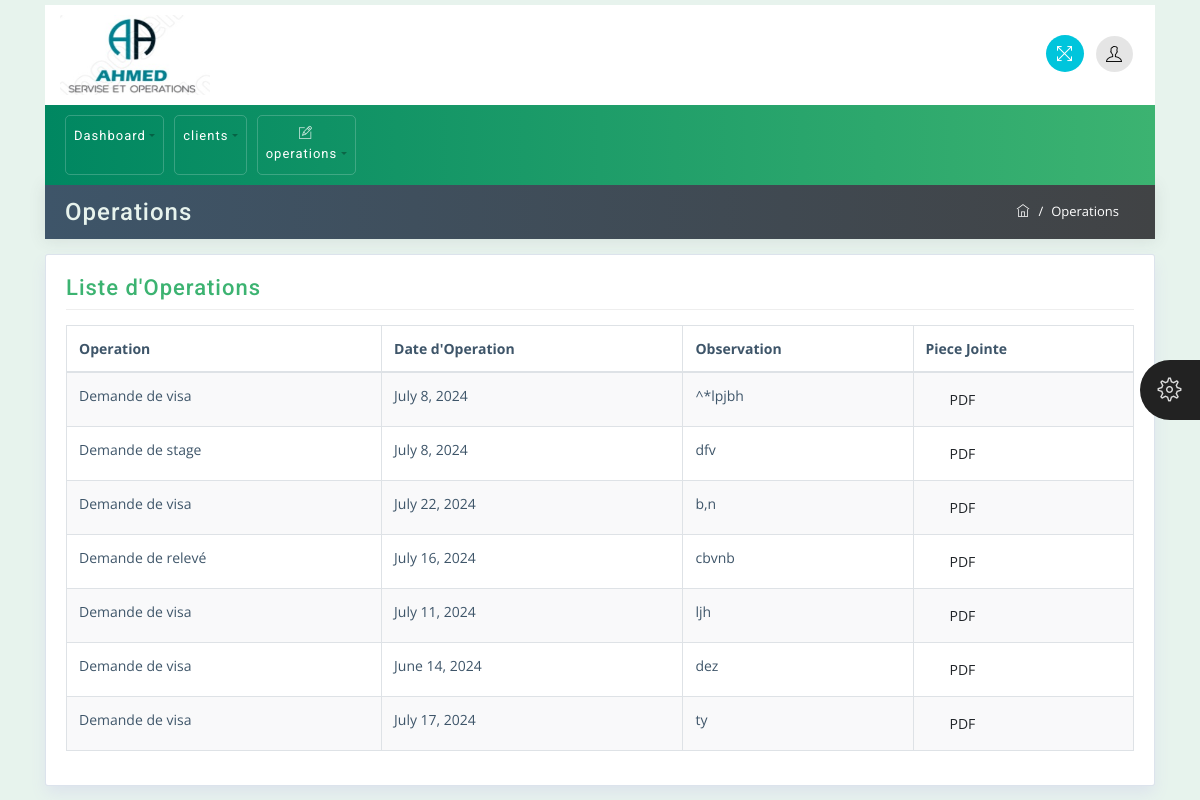
Before: /clients/ef234 with the older database file.
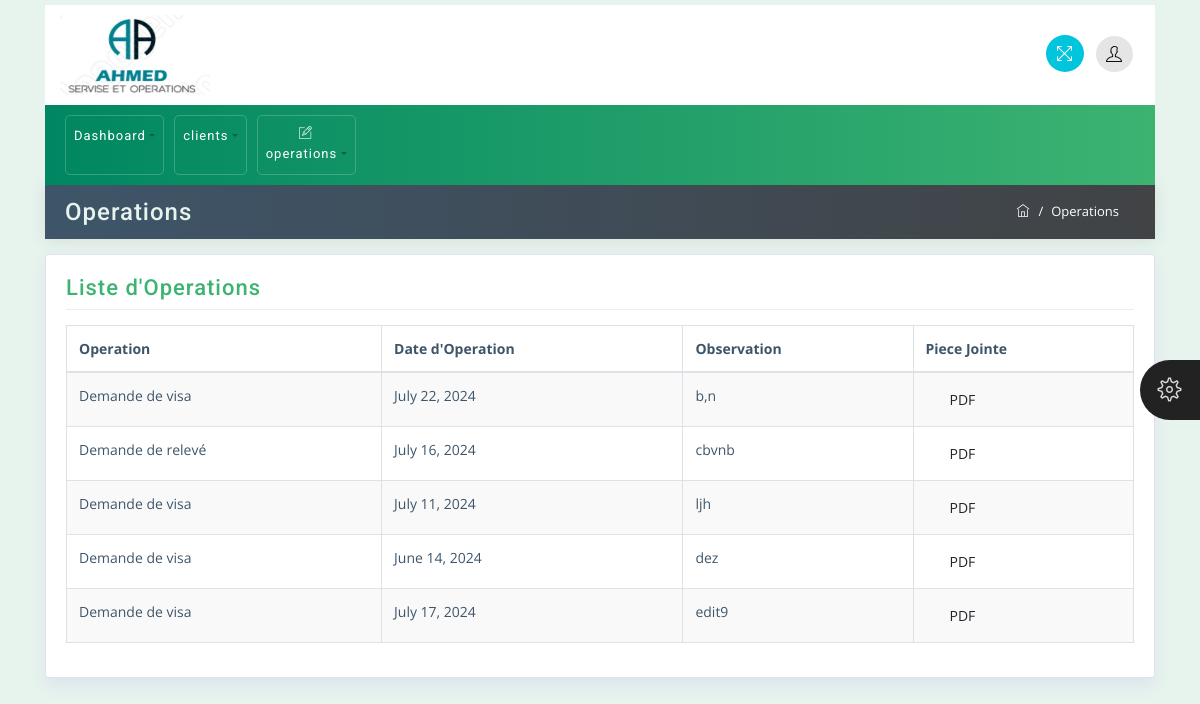
After: the same page with the newer database file.
### employe/models.py (models this page shows, shortened)
class Operation(models.Model):
    client_id = models.CharField(max_length=100)
    operation = models.CharField(max_length=100)
    operation_date = models.DateField(default=timezone.now)
    observation = models.TextField()
    piece_jointe = models.FileField(upload_to='piece_jointe/')
    confirmed = models.BooleanField(default=False)

### employe/views.py (the view)
# urls.py: path('clients/<str:client_id>',views.operation_details, name='detailsop'),
def operation_details(request,client_id):
    operations = Operation.objects.filter(client_id=client_id)
    clientid= client_id
    context = {
        'client_id': clientid,
        'operations': operations,
    }
    return render(request, 'client/specifique_operations.html',context)

### employe/templates/client/specifique_operations.html
{% extends 'base.html' %}
{% block content %}
<div class="container mt-0">
    <div class="row breadcrumb-bar">
        <div class="col-md-6">
            <h3 class="block-title">Operations</h3>
        </div>
        <div class="col-md-6">
            <ol class="breadcrumb">
                <li class="breadcrumb-item">
                    <a href="{% url 'employe:base' %}">
                        <span class="ti-home"></span>
                    </a>
                </li>
                <li class="breadcrumb-item">Operations</li>
            </ol>
        </div>
    </div>
</div>
<div class="container">
    <div class="row">
        <div class="col-md-12">
            <div class="widget-area-2 proclinic-box-shadow">
                <h3 class="widget-title">Liste d'Operations</h3>
                <div class="table-responsive mb-3">
                    <table id="tableId" class="table table-bordered table-striped">
                        <thead>
                            <tr>
                                <th>Operation</th>
                                <th>Date d'Operation </th>
                                <th>Observation</th>
                                <th>Piece Jointe</th>
                            </tr>
                        </thead>
                        <tbody>
                            {% for operation in operations %}
                            <tr>
                                <td>{{ operation.operation }}</td>
                                <td>{{ operation.operation_date }}</td>
                                <td>{{ operation.observation }}</td>
                                {% if operation.piece_jointe %}
                                    <td><a class="dropdown-item" href="{% url 'employe:generate_pdf' client_id=client_id operation_id=operation.id %}?filename={{ operation.piece_jointe.name }}">PDF</a></td>
                                {% else %}
                                    <td>Non trouve<td>
                                {% endif %}
                            </tr>
                            {% endfor %}
                        </tbody>
                    </table>
                </div>
            </div>
        </div>
    </div>
</div>
{% endblock %}

Changed rows visible on the page:
removed Operation: operation "Demande de visa", operation_date "July 8, 2024", observation "^*lpjbh"
removed Operation: operation "Demande de stage", operation_date "July 8, 2024", observation "dfv"
changed Operation: observation "ty" → "edit9"
